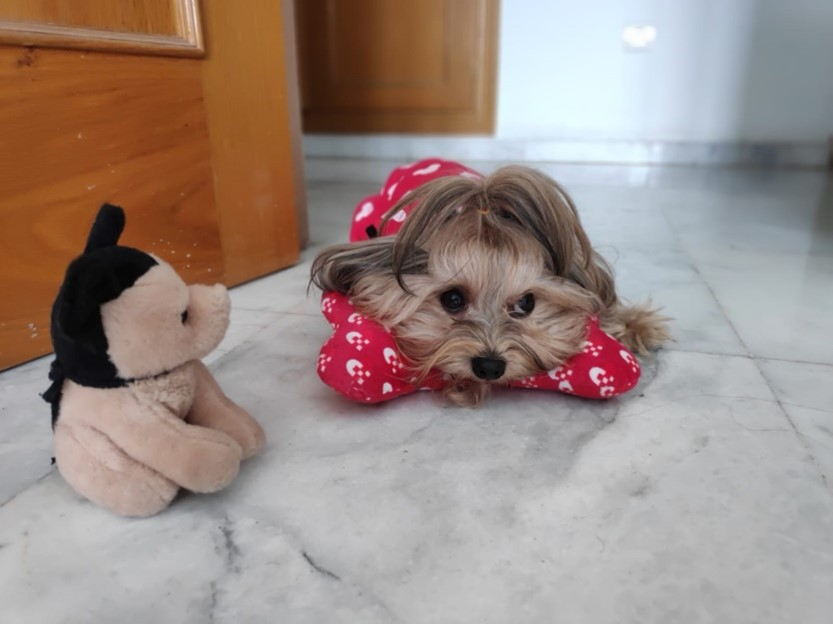
#> input picture noisy_image.jpg, 833 x 624 px
$ python Exercise4.py
#> lines starting #> are read from the running program, lines starting #| are printed output that depends on the picture
import matplotlib.pyplot as plt
from skimage import restoration
from skimage import io, util
def show_image(image, title='Image', cmap_type='gray'):
    plt.imshow(image, cmap=cmap_type)
    plt.title(title)
    plt.axis('off')
    plt.show()
image = plt.imread('noisy_image.jpg')
#> image is the input picture: shape (624, 833, 3); mean R, G, B 157, 139.9, 133.1
noisy_image = util.random_noise(image, mode='gaussian', mean=0, var=0.01)
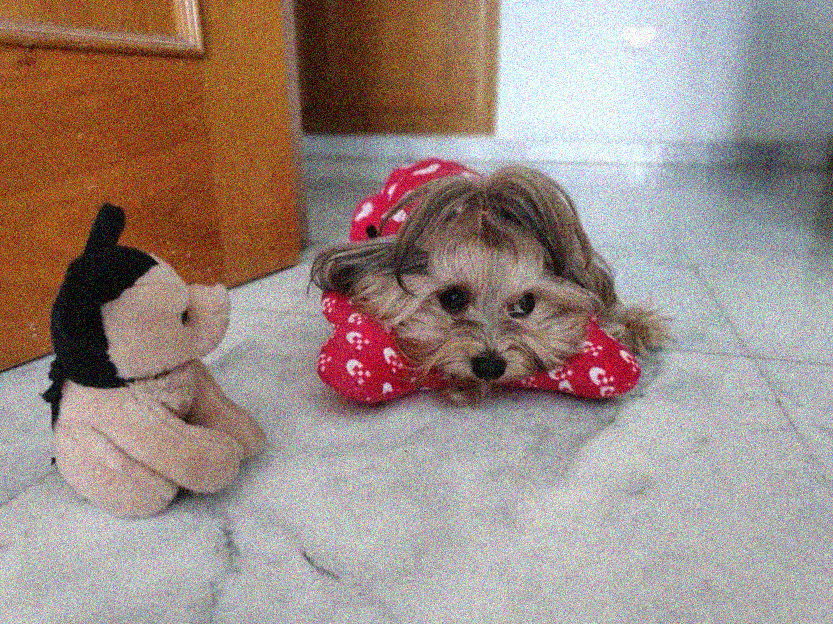
#> noisy_image: shape (624, 833, 3) float64; mean R, G, B 0.616, 0.548, 0.522
denoised_image = restoration.denoise_tv_chambolle(image, weight=0.00001)
fig, axes = plt.subplots(ncols=2, figsize=(8, 4))
ax = axes.ravel()
ax[0].imshow(image, cmap='gray')
ax[0].set_title('Original image')
ax[1].imshow(denoised_image, cmap='gray')
ax[1].set_title('Denoised image')
for a in ax:
    a.axis('off')
plt.show()
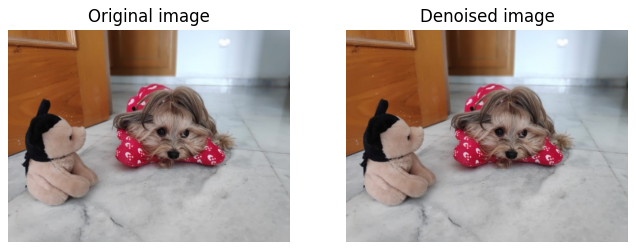
#> figure drawn by matplotlib, 2 panels

$ run again, with face_image.jpg copied over noisy_image.jpg
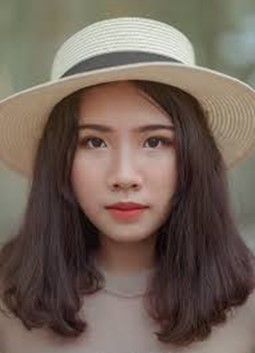
#> input picture face_image.jpg, 255 x 353 px
#> image is the input picture: shape (353, 255, 3); mean R, G, B 114.6, 99.2, 89
#> `noisy_image = util.random_noise(image, mode='gaussian', mean=0, var=0...`:
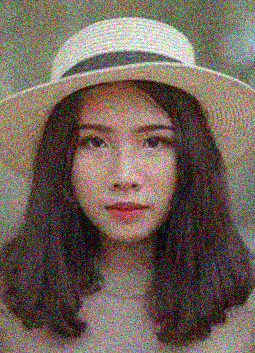
#> noisy_image: shape (353, 255, 3) float64; mean R, G, B 0.45, 0.39, 0.351
#> `plt.show()`:
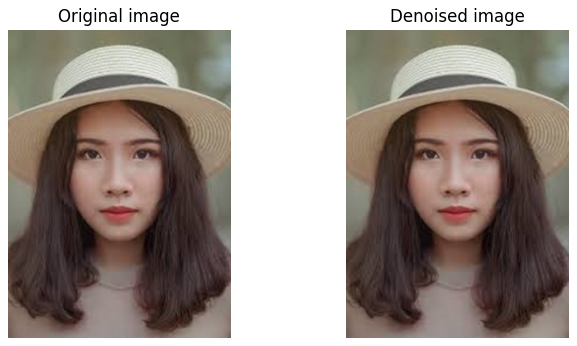
#> figure drawn by matplotlib, 2 panels

$ run again, with fruit_image.jpg copied over noisy_image.jpg
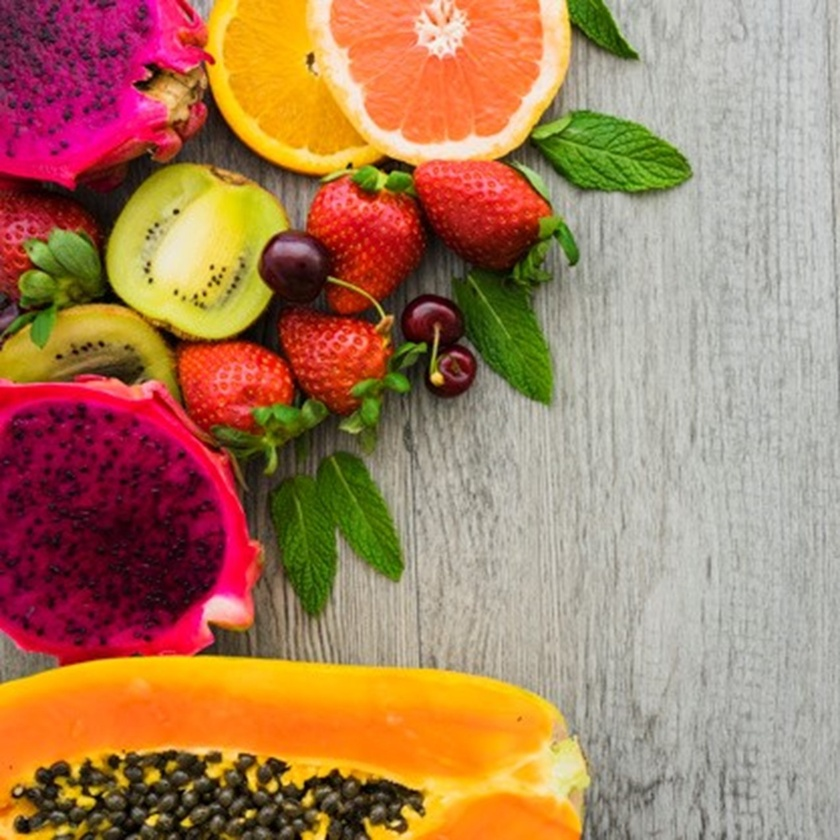
#> input picture fruit_image.jpg, 840 x 840 px, shrunk from 1274 x 1274 before the run
#> image is the input picture: shape (840, 840, 3); mean R, G, B 170.1, 126.7, 94
#> `plt.show()`:
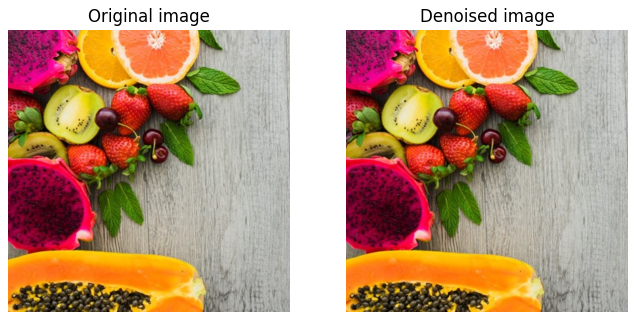
#> figure drawn by matplotlib, 2 panels
